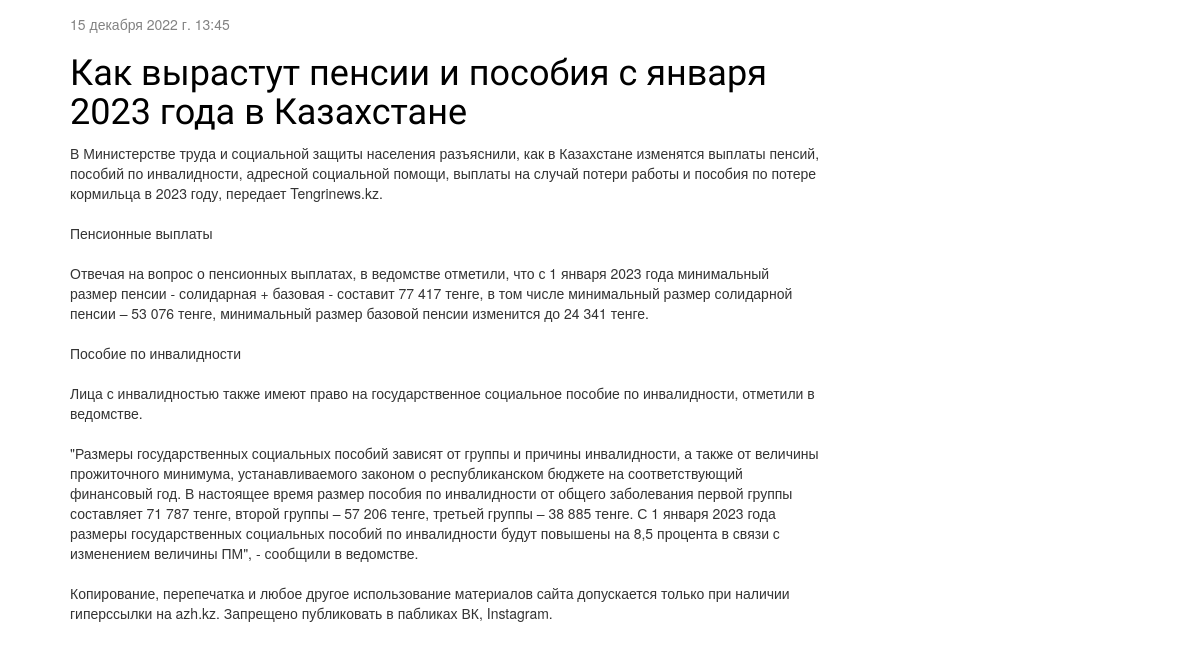
Before: / (lower part) with the older database file.
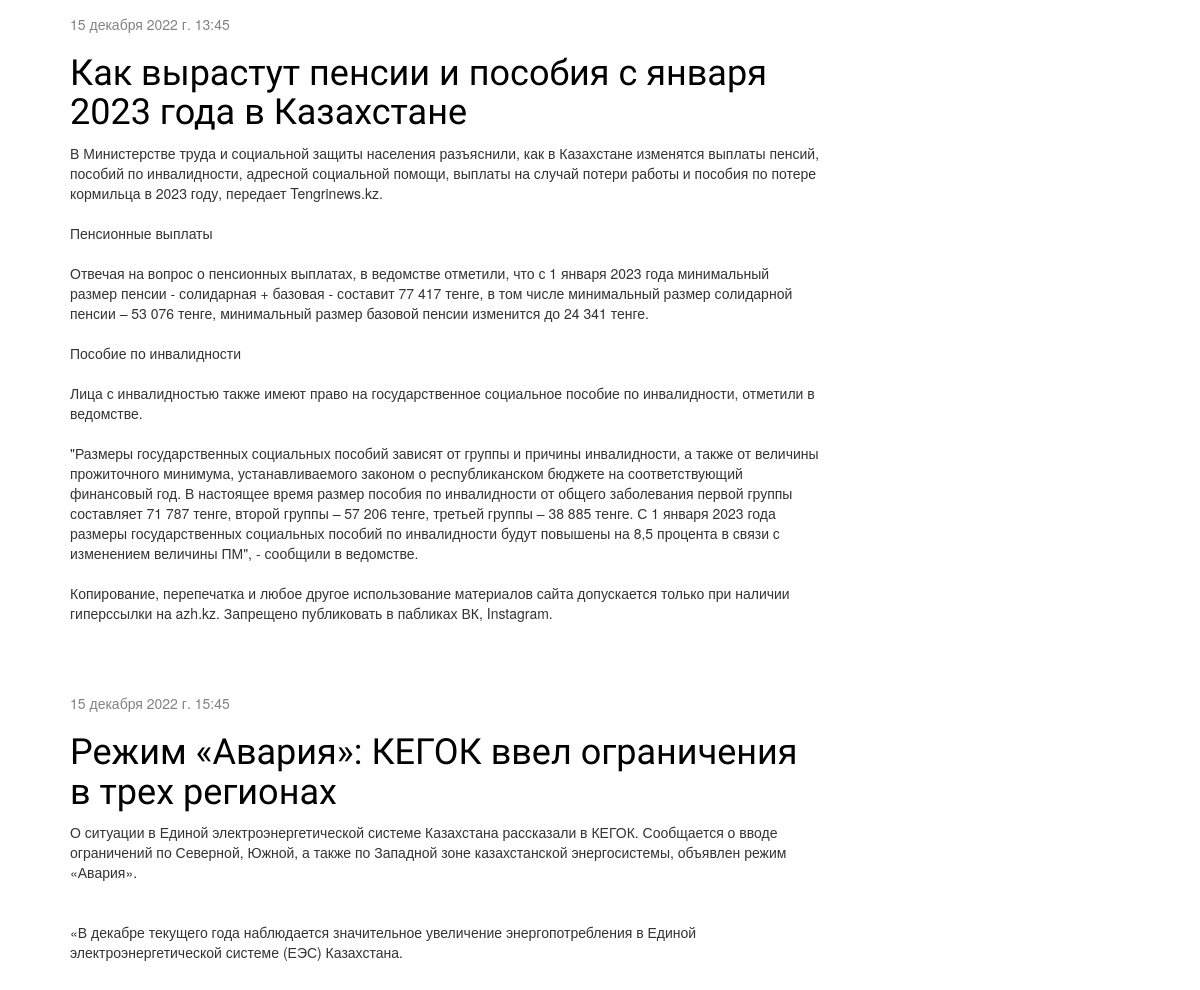
After: the same page with the newer database file.
### news/models.py (models this page shows, shortened)
class Post(models.Model):
    author = models.ForeignKey(settings.AUTH_USER_MODEL, on_delete=models.CASCADE, verbose_name='Автор')
    title = models.CharField(max_length=200, verbose_name='Название')
    text = models.TextField(verbose_name='Текст')
    created_date = models.DateTimeField(default=timezone.now, verbose_name='Дата создание')
    published_date = models.DateTimeField(blank=True, null=True, verbose_name='Дата публикации')
    class Meta:
        ordering = ['title']
        verbose_name = 'Новость'
        verbose_name_plural = 'Новости'

### news/views.py (the view)
# urls.py: path('', views.post_list, name = 'post_list'),
def post_list(request):
    posts = Post.objects.filter(published_date__lte=timezone.now()).order_by('published_date')
    return render(request, 'news/post_list.html', {'posts': posts})

### news/templates/news/post_list.html (shortened to what this page needs)
{% extends 'news/base.html' %}
{% load static %}
{% block content %}
    {% for post in posts %}
        <div class="post">
            <div class="date">
                {{ post.published_date }}
            </div>
            <h1><a href="{% url 'post_detail' pk=post.pk %}">{{ post.title }}</a></h1>
            <p>{{ post.text|linebreaksbr }}</p>
        </div>
    {% endfor %}
{% endblock %}

### news/templates/news/base.html (shortened to what this page needs)
{% load static %}
<html>
    <head>
        <link rel="stylesheet" href="//maxcdn.bootstrapcdn.com/bootstrap/3.2.0/css/bootstrap.min.css">
        <link rel="stylesheet" href="{% static 'css/style.css' %}">
    </head>
    <body>
        <body>
   <body>
    <div class="content container">
        <div class="row">
            <div class="col-md-8">
            {% block content %}
            {% endblock %}
            </div>
        </div>
    </div>
</body>
</body>
    </body>
</html>
</body>
</html>

### news/static/css/style.css (style rules this page uses)
body { padding-left: 15px; }
h1 a { color: #FCA205; font-family: 'Lobster'; }
.content { margin-left: 40px; }
h1, h2, h3, h4 { font-family: 'Lobster', cursive; }
.date { color: #828282; }
.post { margin-bottom: 70px; }
.post h1 a, .post h1 a:visited { color: #000000; }

Changed rows visible on the page:
added Post: published_date "15 декабря 2022 г. 15:45", title "Режим «Авария»: КЕГОК ввел ограничения в трех регионах", text "О ситуации в Единой электроэнергетической системе Казахстана рассказали в КЕГОК. Сообщается о вводе ограничений по Северной, Южной, а также по Западной зоне казахстанской энергосистемы, объявлен режим «Авария». «В декабре текущего года наблюдается значительное увеличение энергопотребления в Единой электроэнергетической системе (ЕЭС) Казахстана."
